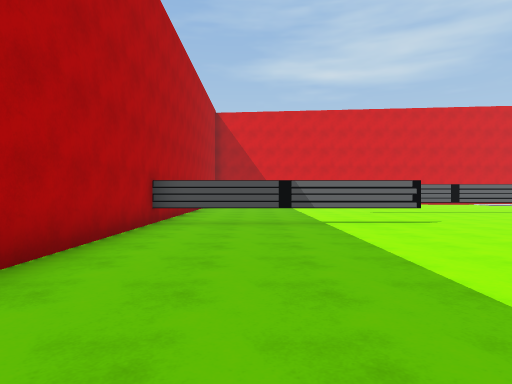
[1] (above)

15 first-person views from a walk through a Unity game level. The camera is 1.4 m above the floor, looks level and sees 75° across. The floor is counted in squares, 2 m on a side. Each view is taken from the middle of a square. On the plan, view 1 faces up. The plan holds only what a view shows up to about 10 squares ahead; the rest is blank. The player character is not drawn. Some surface patterns are stand-ins.

[2]
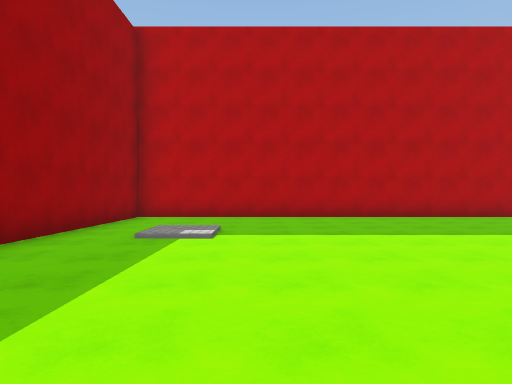

[3]
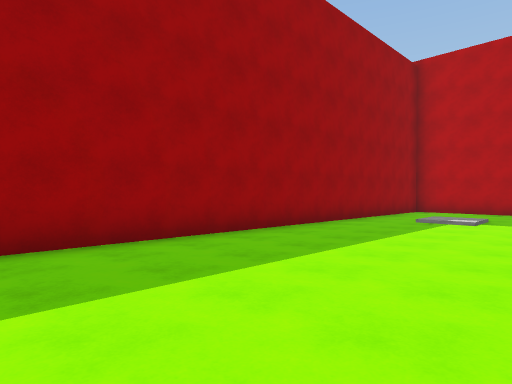

[4]
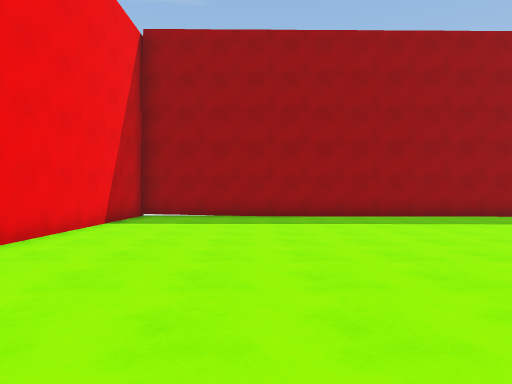

[5]
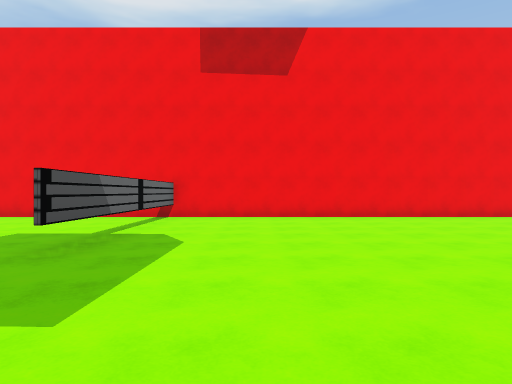

[6]
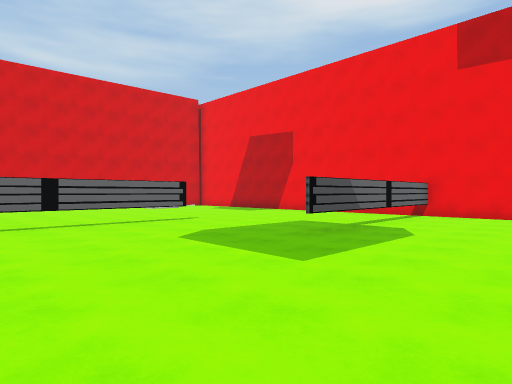

[7]
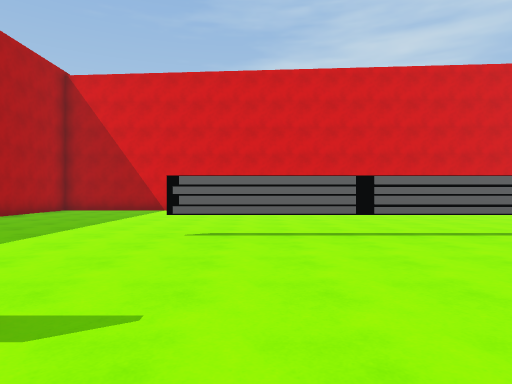

[8]
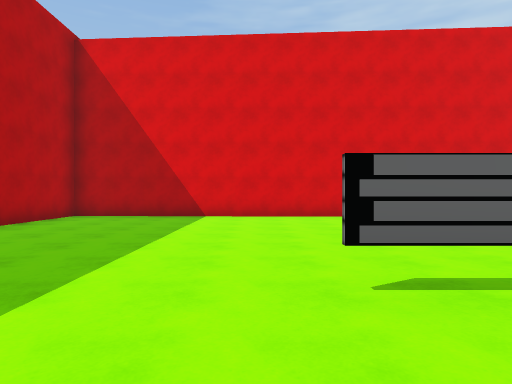

[9]
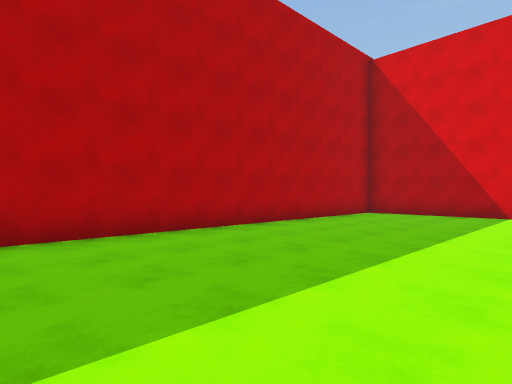

[10]
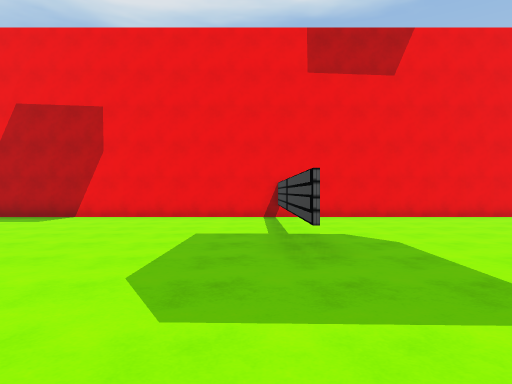

[11]
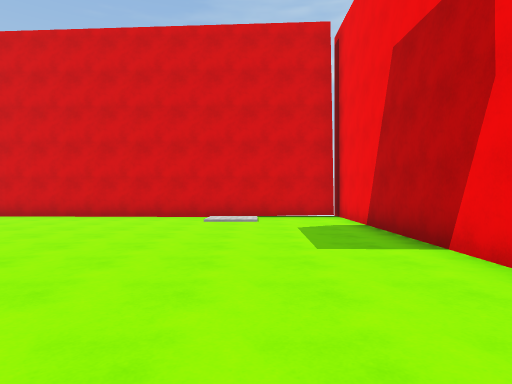

[12]
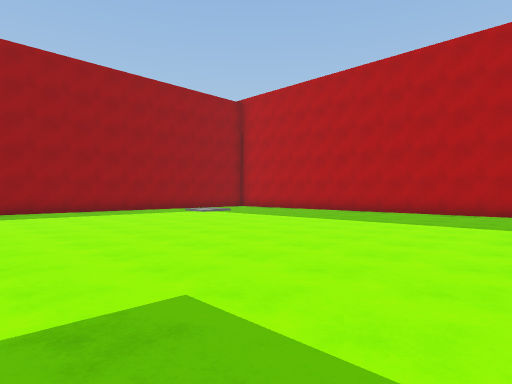

[13]
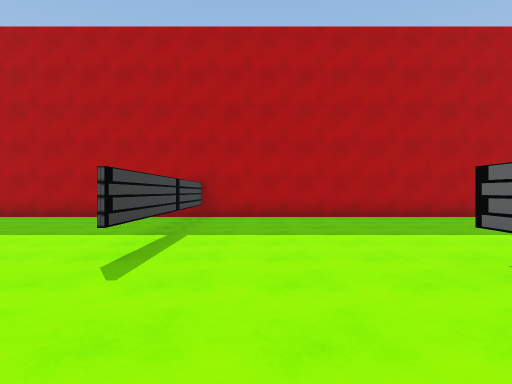

[14]
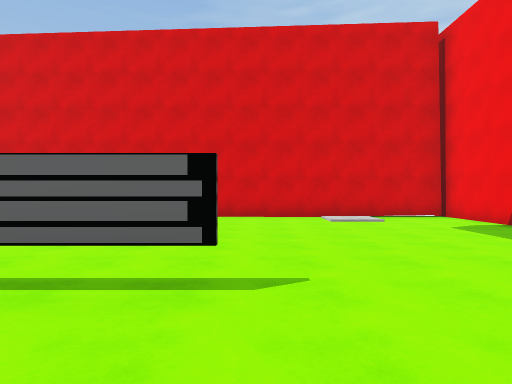

[15]
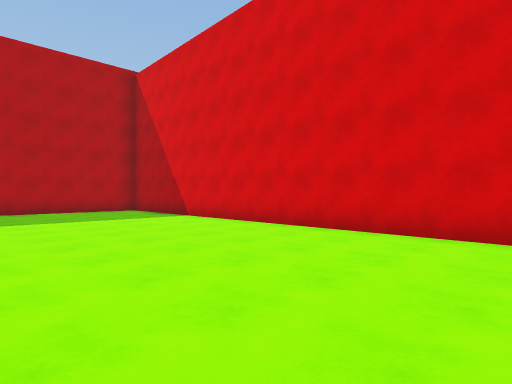

### Floor plan
Key: @ floor where view 1 was taken; # wall or solid block; . main floor; : floor 0.25 m higher than the main floor; / step, stairs or slope; T thing the floor can be seen under or through.
Columns run from 3 left of view 1 to 16 right of it. Each row starts with its distance up from view 1.
 19 ####################
 18 #..................#
 17 #..................#
 16 #..................#
 15 #..................#
 14 #..................#
 13 #..................#
 12 #..................#
 11 #......TTTTTT......#
 10 #..................#
  9 #..................#
  8 #..................#
  7 ##TTTTT......TTTTT##
  6 #..................#
  5 #..................#
  4 #..................#
  3 #..................#
  2 #..................#
  1 #..................#
  0 #..@...............#
 -1 #..................#
 -2 #...:/.............#
 -3 #...//.............#
 -4 #..................#
 -5 ####################

Where each view was taken, in squares from view 1:
view 1: 0 up, 0 right, facing up
view 2: 1 down, 7 right, facing left
view 3: 0 up, 10 right, facing down-left
view 4: 5 up, 12 right, facing down
view 5: 5 up, 6 right, facing right
view 6: 4 up, 5 right, facing up-right
view 7: 6 up, 5 right, facing up
view 8: 9 up, 3 right, facing up
view 9: 8 up, 3 right, facing up-left
view 10: 8 up, 6 right, facing right
view 11: 9 up, 13 right, facing up
view 12: 8 up, 9 right, facing down-left
view 13: 9 up, 7 right, facing left
view 14: 9 up, 10 right, facing up
view 15: 13 up, 10 right, facing up-left
